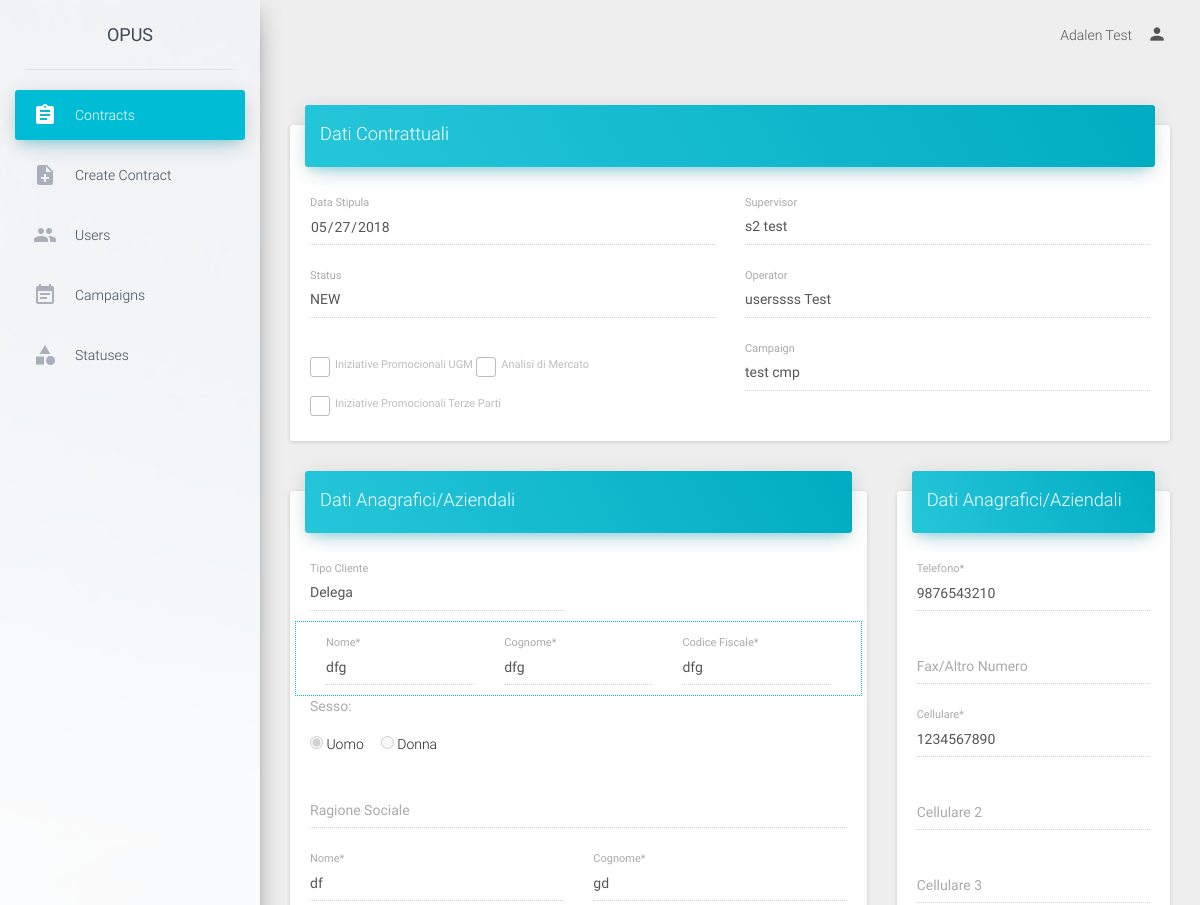
Page /admin/viewContract/45 (signed in, upper part) on the earlier database version.
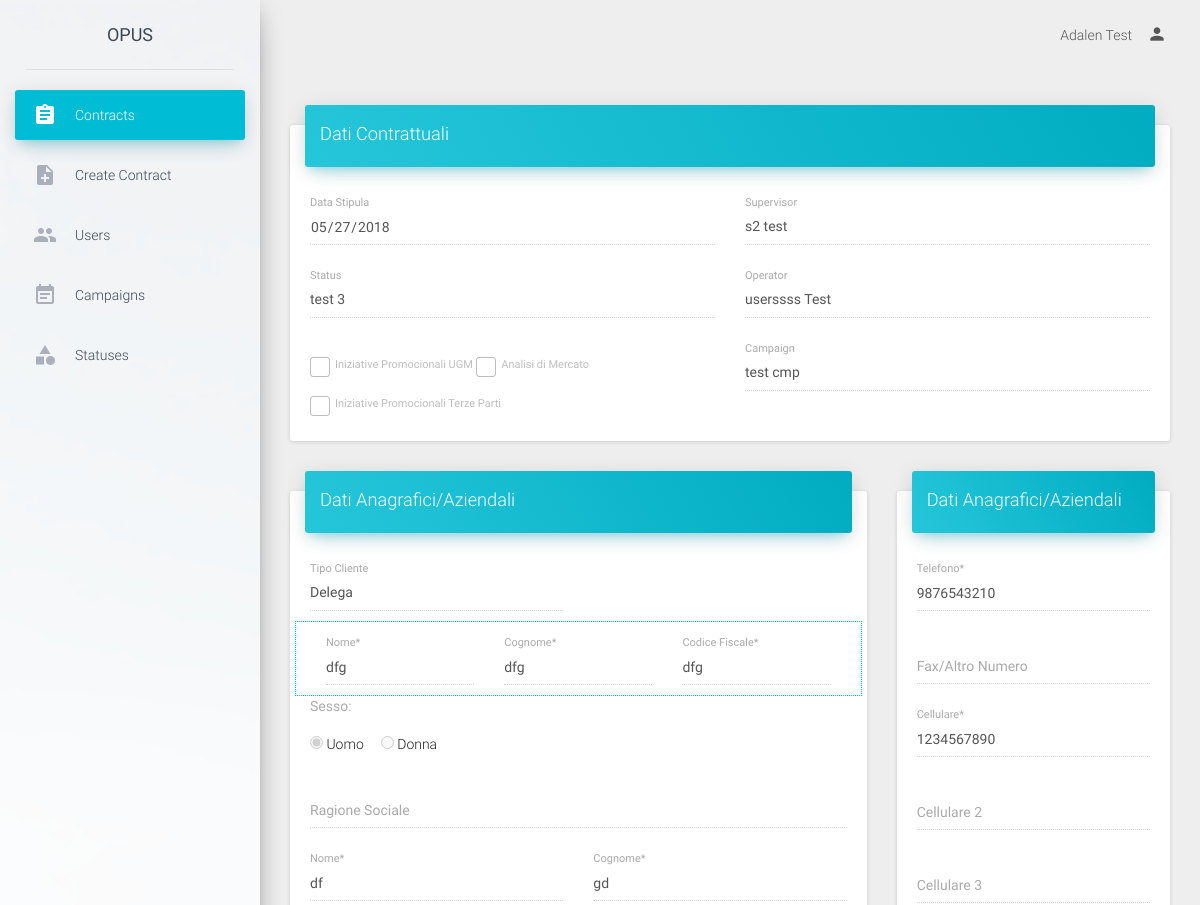
Same page on the later database version.
### tables this page shows
CREATE TABLE `contracts` (
  `contract_id` int(11) NOT NULL,
  `contract_type` enum('luce','gas','dual') NOT NULL,
  `proposal_number` varchar(50) NOT NULL,
  `date` date NOT NULL,
  `ugm_cb` enum('true','false') NOT NULL DEFAULT 'false',
  `analisi_cb` enum('true','false') NOT NULL DEFAULT 'false',
  `iniziative_cb` enum('true','false') NOT NULL DEFAULT 'false',
  `toponimo` enum('via') NOT NULL,
  `address` text NOT NULL,
  `civico` varchar(30) NOT NULL,
  `price` varchar(50) NOT NULL,
  `location` varchar(100) NOT NULL,
  `uf_toponimo` enum('via') NOT NULL,
  `uf_address` text NOT NULL,
  `uf_civico` varchar(30) NOT NULL,
  `uf_price` varchar(50) NOT NULL,
  `uf_location` varchar(100) NOT NULL,
  `ddf_toponimo` enum('via') NOT NULL,
  `ddf_address` text NOT NULL,
  `ddf_civico` varchar(30) NOT NULL,
  `ddf_price` varchar(50) NOT NULL,
  `ddf_location` varchar(100) NOT NULL,
  `ubicazione_fornitura` enum('resident','non_resident') NOT NULL,
  `domicillazione_documenti_fatture` enum('residenza','ubicazione_fornitura','altro') NOT NULL,
  `listino` varchar(50) NOT NULL,
  `gas_request_type` varchar(50) NOT NULL,
  `gas_pdr` varchar(50) NOT NULL,
  `gas_fornitore_uscente` varchar(50) NOT NULL,
  `gas_consume_annuo` varchar(50) NOT NULL,
  `gas_tipo_riscaldamento` enum('true','false') NOT NULL,
  `gas_tipo_cottura_acqua` enum('true','false') NOT NULL,
  `gas_remi` varchar(50) NOT NULL,
  `gas_matricola` varchar(50) NOT NULL,
  `luce_request_type` varchar(50) NOT NULL,
  `luce_pod` varchar(50) NOT NULL,
  `luce_fornitore_uscente` varchar(50) NOT NULL,
  `luce_opzione_oraria` varchar(50) NOT NULL,
  `luce_potenza` varchar(50) NOT NULL,
  `luce_tensione` varchar(50) NOT NULL,
  `luce_consume_annuo` varchar(50) NOT NULL,
  `fature_via_email` enum('true','false') NOT NULL,
  `operator` int(11) NOT NULL COMMENT 'user id',
  `status` int(11) NOT NULL DEFAULT '1' COMMENT 'status id',
  `cancellation_reason` varchar(100) NOT NULL,
  `gender` enum('male','female') NOT NULL,
  `rag_sociale` text NOT NULL,
  `first_name` varchar(50) NOT NULL,
  `last_name` varchar(50) NOT NULL,
  `bussines_name` varchar(50) NOT NULL,
  `client_type` enum('personal','intestario','delega') NOT NULL,
  `tel_number` varchar(30) NOT NULL,
  `alt_number` varchar(30) NOT NULL,
  `cel_number` varchar(30) NOT NULL,
  `cel_number2` varchar(30) NOT NULL,
  `cel_number3` varchar(30) NOT NULL,
  `email` varchar(50) NOT NULL,
  `alt_email` varchar(50) NOT NULL,
  `birth_nation` varchar(50) NOT NULL,
  `vat_number` varchar(50) NOT NULL,
  `partita_iva` varchar(50) NOT NULL,
  `birth_date` date NOT NULL,
  `birth_municipality` varchar(50) NOT NULL,
  `delega_first_name` varchar(50) NOT NULL,
  `delega_last_name` varchar(50) NOT NULL,
  `delega_vat_number` varchar(100) NOT NULL,
  `document_type` enum('id_card','passport') NOT NULL,
  `document_number` varchar(100) NOT NULL,
  `document_date` date NOT NULL,
  `iban_code` varchar(50) NOT NULL,
  `iban_accounthoder` varchar(50) NOT NULL,
  `iban_fiscal_code` varchar(50) NOT NULL,
  `payment_type` enum('postal','cc') NOT NULL,
  `note` text NOT NULL,
  `campaign` int(11) NOT NULL COMMENT 'campaign_id',
  `supervisor` int(11) NOT NULL COMMENT 'user_id'
);

CREATE TABLE `status` (
  `status_id` int(11) NOT NULL,
  `status_name` varchar(50) NOT NULL,
  `status_description` text NOT NULL
);

### application/view/admin/viewContract.php (the view, shortened to what the changed rows need)
<div class="content">
    <div class="container-fluid">
        <div class="row">
        <form method="POST" action="">
            <div class="col-sm-12">
                <div class="card ">
                    <div class="card-header" data-background-color="blue">
                        <h4 class="title">Dati Contrattuali</h4>
                    </div>
                    <div class="card-content">
                        <div class="row">
                            <div class="col-sm-6">
                                <div class="form-group label-floating">
                                    <label class="control-label">Data Stipula</label>
                                    <input disabled="" type="date" value="<?=$contract->date;?>" id="contract_date" name="date" class="form-control">
                                </div>
                                <div class="form-group label-floating">
                                    <label class="control-label">Status</label>
                                    <select disabled="" class="form-control" required name="status" id="status">
                                        <option selected="" value='<?=$contract->status_id;?>'><?=$contract->status_name;?></option>
                                    </select>
                                </div>
                                <div class="checkbox">
                                    <label class="control-label">
                                        <input disabled="" type="checkbox" class="cb" <?=($contract->ugm_cb=='true')?'checked':'';?> value="<?=$contract->ugm_cb;?>" name="ugm_cb">Iniziative Promocionali UGM
                                    </label>
                                    <label class="control-label">
                                        <input disabled="" type="checkbox" class="cb" <?=($contract->analisi_cb=='true')?'checked':'';?> value="<?=$contract->analisi_cb;?>" name="analisi_cb">Analisi di Mercato
                                    </label>
                                    <label class="control-label">
                                        Iniziative Promocionali Terze Parti
                                    </label>
                                </div>
                            </div>
                            <div class="col-sm-6">
                                <div class="form-group label-floating">
                                    <label class="control-label">Supervisor</label>
                                    <select disabled="" class="form-control" required name="supervisor" id="supervisor">
                                        <?php
                                            $output='';
                                            foreach ($supervisors as $supervisor) {
                                                if ($contract->supervisor==$supervisor->user_id) {
                                                    $output.='<option selected="" value="'.$supervisor->user_id.'" >'.$supervisor->first_name.' '.$supervisor->last_name.'</option>';
                                                }else{
                                                    $output.='<option value="'.$supervisor->user_id.'" >'.$supervisor->first_name.' '.$supervisor->last_name.'</option>';
                                                }
                                            }
                                            echo $output;
                                        ?>
                                    </select>
                                </div>
                                <div class="form-group label-floating">
                                    <label class="control-label">Operator</label>
                                    <select disabled="" class="form-control" required name="operator" id="operator">
                                        <?php
                                            $output='';
                                            foreach ($operators as $operator) {
                                                if ($contract->operator==$operator->user_id) {
                                                    $output.='<option selected="" value="'.$operator->user_id.'" >'.$operator->first_name.' '.$operator->last_name.'</option>';
                                                }else{
                                                    $output.='<option value="'.$operator->user_id.'" >'.$operator->first_name.' '.$operator->last_name.'</option>';
                                                }
                                            }
                                            echo $output;
                                        ?>
                                    </select>
                                </div>
                                <div class="form-group label-floating">
                                    <label class="control-label">Campaign</label>
                                    <select disabled="" class="form-control" required name="campaign" id="campaign">
                                        <?php
                                            $output='';
                                            foreach ($campaigns as $campaign) {
                                                if ($contract->campaign==$campaign->campaign_id) {
                                                    $output.='<option selected="" value="'.$campaign->campaign_id.'" >'.$campaign->campaign_name.'</option>';
                                                }else{
                                                    $output.='<option value="'.$campaign->campaign_id.'" >'.$campaign->campaign_name.'</option>';
                                                }
                                            }
                                            echo $output;
                                        ?>
                                    </select>
                                </div>
                            </div>
                        </div>
                    </div>
                </div>
            </div>
            <div class="col-sm-8">
                <div class="card">
                    <div class="card-header" data-background-color="blue">
                        <h4 class="title">Dati Anagrafici/Aziendali</h4>
                    </div>
                    <div class="card-content">
                        <div class="row">
                            <div class="col-sm-6">
                                <div class="form-group label-floating">
                                    <label class="control-label">Tipo Cliente</label>
                                    <select disabled="" class="form-control" id="client_type" name="client_type">
                                        <option value="delega">Delega</option>
                                    </select>
                                </div>
                            </div>
                            <?php if ($contract->client_type=='delega'): ?>
                                <div class="col-sm-12" id="delegaif" style="border: 1px dotted #01bcd0;">
                                    <div class="col-sm-4">
                                        <div class="form-group label-floating">
                                            <label class="control-label">Nome*</label>
                                            <input type="text" disabled="" value="<?=$contract->delega_first_name;?>" name="delega_first_name" class="form-control">
                                        </div>
                                    </div>
                                    <div class="col-sm-4">
                                        <div class="form-group label-floating">
                                            <label class="control-label">Cognome*</label>
                                            <input type="text" disabled="" value="<?=$contract->delega_last_name;?>" name="delega_last_name" class="form-control">
                                        </div>
                                    </div>
                                    <div class="col-sm-4">
                                        <div class="form-group label-floating">
                                            <label class="control-label">Codice Fiscale*</label>
                                            <input type="text" disabled="" value="<?=$contract->delega_vat_number;?>" name="delega_vat_number" class="form-control">
                                        </div>
                                    </div>
                                </div>
                            <?php endif ?>
                            <div class="col-sm-6">
                                <label>Sesso:</label>
                                <div class="checkbox">
                                    <input disabled="" type="radio" class="gender_cb" <?=($contract->gender=='male')?'checked':'';?>  value="male" name="gender" id="uomo_cb" checked="">&nbsp;Uomo
                                        &nbsp;&nbsp;&nbsp;
                                    <input disabled="" type="radio" class="gender_cb" <?=($contract->gender=='female')?'checked':'';?>  value="female" name="gender" id="donna_cb">&nbsp;Donna
                                </div>
                            </div>
                            <div class="col-sm-12">
                                <div class="form-group label-floating">
                                    <label class="control-label">Ragione Sociale</label>
                                    <input disabled="" type="text" value="<?=$contract->rag_sociale;?>" name="rag_sociale" class="form-control">
                                </div>
                            </div>
                            <div class="col-sm-6">
                                <div class="form-group label-floating">
                                    <label class="control-label">Nome*</label>
                                    <input disabled="" type="text" value="<?=$contract->first_name;?>" required name="first_name" class="form-control">
                                </div>
                            </div>
                            <div class="col-sm-6">
                                <div class="form-group label-floating">
                                    <label class="control-label">Cognome*</label>
                                    <input disabled="" type="text" value="<?=$contract->last_name;?>" required name="last_name" class="form-control">
                                </div>
                            </div>
                        </div>
                    </div>
                </div>
            </div>
            <div class="col-sm-4">
                <div class="card">
                    <div class="card-header" data-background-color="blue">
                        <h4 class="title">Dati Anagrafici/Aziendali</h4>
                    </div>
                    <div class="card-content">
                        <div class="form-group label-floating">
                            <label class="control-label">Telefono*</label>
                            <input disabled="" type="text" value="<?=$contract->tel_number;?>" name="tel_number" required class="form-control">
                        </div>
                        <div class="form-group label-floating">
                            <label class="control-label">Fax/Altro Numero</label>
                            <input disabled="" type="text" value="<?=$contract->alt_number;?>" name="alt_number" class="form-control">
                        </div>
                        <div class="form-group label-floating">
                            <label class="control-label">Cellulare*</label>
                            <input disabled="" type="text" value="<?=$contract->cel_number;?>" name="cel_number" required class="form-control">
                        </div>
                        <div class="form-group label-floating">
                            <label class="control-label">Cellulare 2</label>
                            <input disabled="" type="text" value="<?=$contract->cel_number2;?>" name="cel_number2" class="form-control">
                        </div>
                        <div class="form-group label-floating">
                            <label class="control-label">Cellulare 3</label>
                            <input disabled="" type="text" value="<?=$contract->cel_number3;?>" name="cel_number3" class="form-control">
                        </div>
                    </div>
                </div>
            </div>
          </form>
        </div>
    </div>
</div>

Differences in the rows shown:
changed contracts "dfg": status "NEW" → "test 3"
